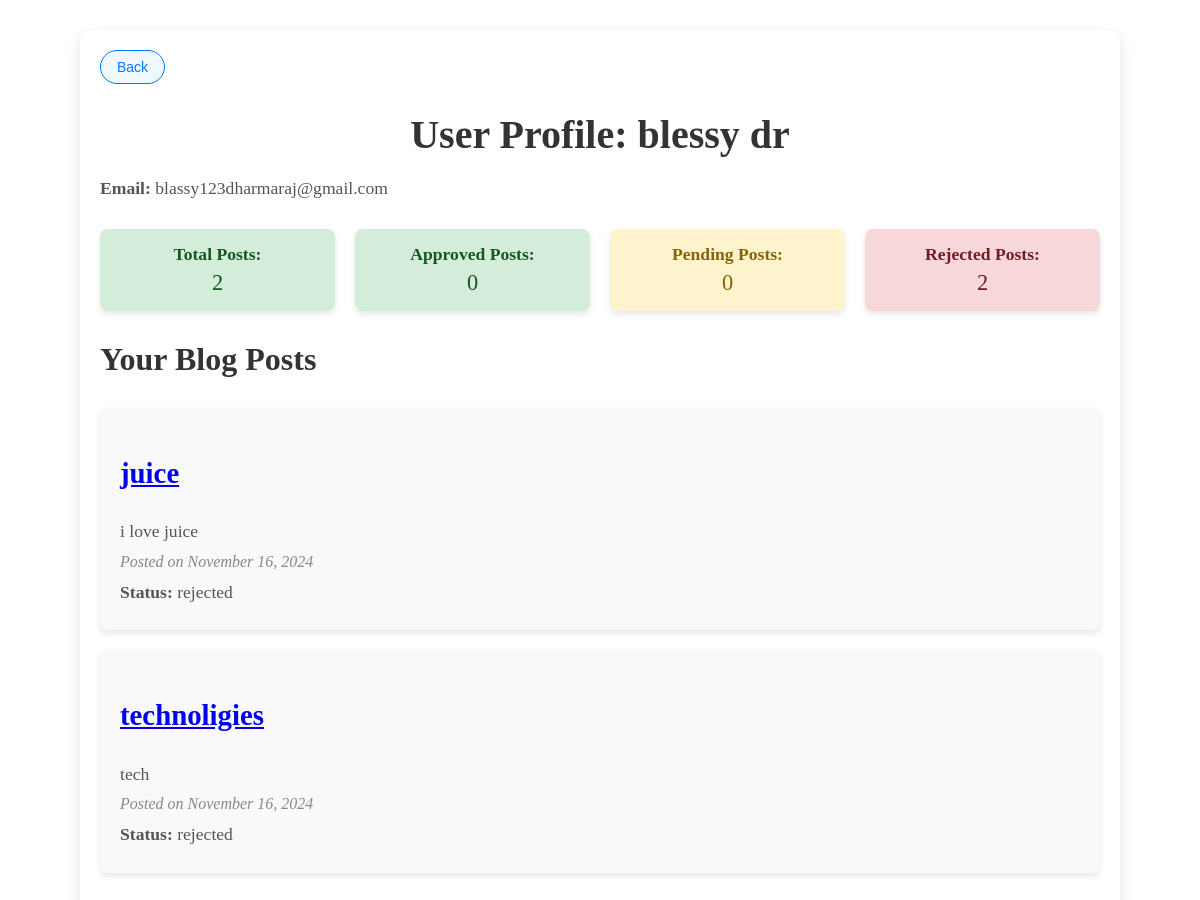
Page /profile/ (signed in) on the committed database.
### Blog/models.py (models this page shows, shortened)
class Blog_Post(models.Model):
    title=models.CharField(max_length=100)
    content=models.TextField()
    author=models.ForeignKey(User, on_delete=models.CASCADE)
    created_at = models.DateTimeField(auto_now_add=True)
    updated_at = models.DateTimeField(auto_now=True)
    view_count = models.IntegerField(default=0)
    STATUS_CHOICES = (
    ('approved', 'Approved'),
    ('pending', 'Pending'),
    ('rejected', 'Rejected'),
)
    approval_status = models.CharField(
    max_length=10,
    choices=STATUS_CHOICES,
    default='pending'  # Default to 'pending'
)
    tags=models.ManyToManyField(Tag, related_name='blogs', blank=True)

### Blog/views.py (the view)
# urls.py: path('profile/', views.profile, name='profile'),
def profile(request):
    user=request.user
    user_blogs = Blog_Post.objects.filter(author=user)
    total_posts =user_blogs.count()
    approved_posts = user_blogs.filter(approval_status='approved').count()
    pending_posts = user_blogs.filter(approval_status='pending').count()
    rejected_posts = user_blogs.filter(approval_status='rejected').count()
    return render(request, 'blog/profile.html', {
            'user': user,
            'user_blogs':user_blogs,
            'total_posts':total_posts,
            'approved_posts': approved_posts,
            'pending_posts': pending_posts,
            'rejected_posts': rejected_posts,
        })

### Blog/templates/blog/profile.html (shortened to what this page needs)
{% block content %}
<div class="container">
    <button class="back-button" onclick="window.history.back()">Back</button>
    {% if user.is_authenticated or user.is_staff %}
    <h1>User Profile: {{ user.first_name }} {{ user.last_name }}</h1>
    <p><strong>Email:</strong> {{ user.email }}</p>
    {%endif%}
    <div class="stats-container">
        <div class="stats">
            <div class="stat-item approved">
                <strong>Total Posts:</strong> <span>{{ total_posts }}</span>
            </div>
            <div class="stat-item approved">
                <strong>Approved Posts:</strong> <span>{{ approved_posts }}</span>
            </div>
            <div class="stat-item pending">
                <strong>Pending Posts:</strong> <span>{{ pending_posts }}</span>
            </div>
            <div class="stat-item rejected">
                <strong>Rejected Posts:</strong> <span>{{ rejected_posts }}</span>
            </div>
        </div>
    </div>
    <h2>Your Blog Posts</h2>
    {% if user_blogs %}
        <div class="posts-list">
            {% for post in user_blogs %}
                <div class="post-item">
                    <h3>
                        <a href="{% url 'blog_details' post.id %}">{{ post.title }}</a>
                    </h3>
                    <p>{{ post.content|truncatewords:30 }}</p>
                    <p><em>Posted on {{ post.created_at|date:"F d, Y" }}</em></p>
                    <p><strong>Status:</strong>
                        {% if post.approval_status == 'approved'   %}
                            Approved
                        {% elif post.approval_status == 'rejected'   %}
                        rejected
                        {% else %}
                            Pending
                        {% endif %}
                    </p>
                </div>
            {% endfor %}
        </div>
    {% else %}
        <p>You have not posted any blogs yet.</p>
    {% endif %}
</div>
{% endblock %}

### Blog/templates/blog/profile.html (style rules this page uses)
.container { width: 90%; max-width: 1000px; margin: 30px auto; padding: 20px; background-color: #fff; border-radius: 10px; box-shadow: 0 5px 15px rgba(0, 0, 0, 0.1); }
h1 { font-size: 2.5rem; color: #333; margin-bottom: 20px; font-weight: bold; text-align: center; }
h2 { font-size: 2rem; color: #333; margin-top: 30px; }
p { font-size: 1.1rem; color: #555; margin: 5px 0; }
.stats-container { margin-top: 30px; }
.stats { display: flex; gap: 20px; justify-content: space-between; margin-bottom: 30px; }
.stat-item { padding: 15px; background-color: #f4f4f4; border-radius: 8px; width: 23%; box-shadow: 0 3px 6px rgba(0, 0, 0, 0.1); text-align: center; font-size: 1.1rem; color: #333; }
.stat-item strong { font-weight: bold; }
.stat-item span { font-size: 1.4rem; display: block; margin-top: 5px; }
.approved { background-color: #d4edda; color: #155724; }
.pending { background-color: #fff3cd; color: #856404; }
.rejected { background-color: #f8d7da; color: #721c24; }
.posts-list { margin-top: 30px; }
.post-item { padding: 20px; background-color: #f9f9f9; border-radius: 8px; box-shadow: 0 3px 6px rgba(0, 0, 0, 0.1); margin-bottom: 20px; }
.post-item h3 { font-size: 1.8rem; color: #007bff; }
.post-item p { font-size: 1.1rem; color: #555; line-height: 1.5; }
.post-item em { font-size: 1rem; color: #888; }
.post-item p strong { font-weight: bold; }
.back-button { background-color: #f0f8ff; color: #007bff; font-size: 0.875rem; padding: 8px 16px; border: 1px solid #007bff; border-radius: 25px; cursor: pointer; transition: all 0.3s ease; display: inline-block; }

### rows in the picture
Blog_Post: title "juice", content "i love juice", created_at "November 16, 2024", approval_status "rejected"
Blog_Post: title "technoligies", content "tech", created_at "November 16, 2024", approval_status "rejected"

### other values in the picture
{{ user.first_name }} "blessy"
{{ user.last_name }} "dr"
{{ user.email }} "blassy123dharmaraj@gmail.com"
{{ total_posts }} "2"
{{ approved_posts }} "0"
{{ pending_posts }} "0"
{{ rejected_posts }} "2"
